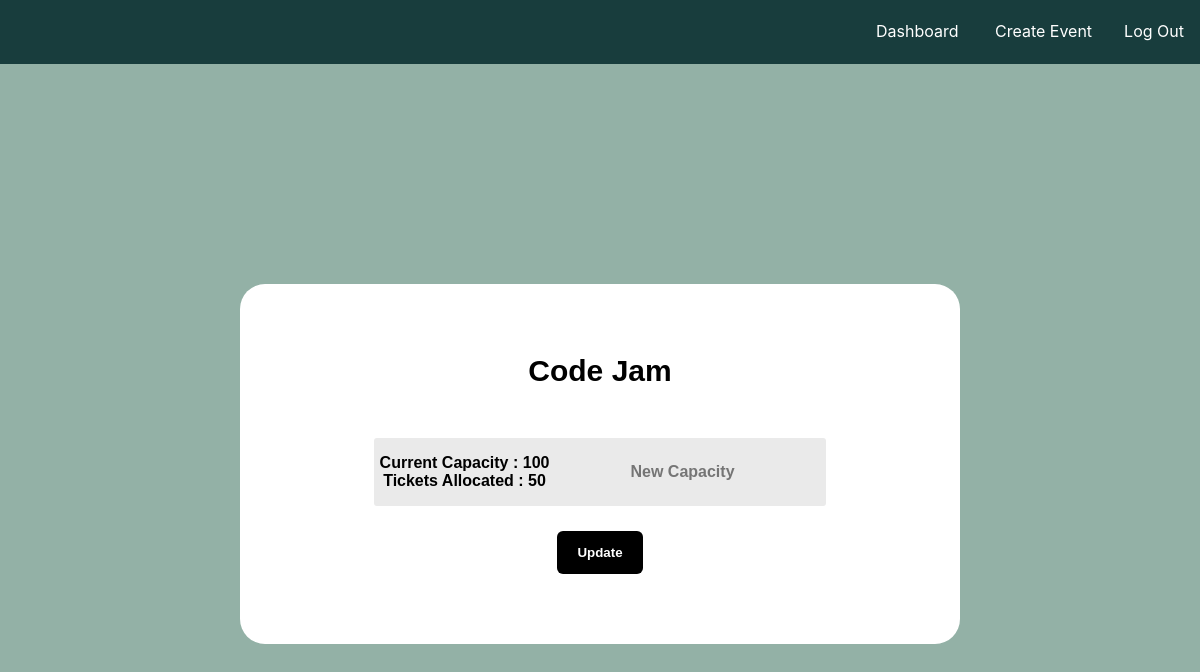
The page /events/edit/2 (signed in) on the database its author committed.
### content/models.py (models this page shows, shortened)
class Event(db.Model):
    __tablename__ = 'event'
    id = db.Column(db.Integer, primary_key = True)
    name = db.Column(db.Text())
    description = db.Column(db.Text())
    date = db.Column(db.Date)   # 1-1 with html type="date"
    start_time = db.Column(db.Time)
    duration = db.Column(db.Time)
    capacity = db.Column(db.Integer)
    tickets_allocated = db.Column(db.Integer, default=0)
    location = db.Column(db.Text())
    cancelled = db.Column(db.Boolean, default=False)
    tickets = db.relationship('Ticket', back_populates='event')
    barcodes = db.relationship('Barcode', back_populates='events')

### eventbyte.py (the view, shortened to what this page needs)
@login_required
@app.route('/events/edit/<int:event_id>', methods=['GET','POST'])
def edit_event(event_id):
   if isSuperUser(current_user):
      try:
         event = Event.query.get(event_id)
      except Exception as e:
         print(e)
         print(f"Erorr occured trying to get details for event {event_id}")
         flash("Error fetching event details", "error")
         return redirect(url_for('all_events'))
      if event is None:
         print("Event does not exist")
         flash("This event doesn't exist", "error")
         return redirect(url_for('all_events'))
      if request.method == 'GET':
         return render_template('/pages/events/edit-event.html',
                                 event = event
                              )
   else:
      flash("Only superusers can edit events", "error")
      return redirect(url_for('dashboard'))

### eventbyte.py (called while the page is built)
@login_manager.user_loader
def load_user(user_id):
   return User.query.get(int(user_id))

def isSuperUser(user) -> bool:
   try:
      super_user = SuperUser.query.get(user.id)
      if super_user:
            return True
      else:
            return False
   except Exception as e:
      print("Error occurred trying to determine if this user was a superuser")
      print(e)
      return False

### templates/pages/events/edit-event.html (shortened to what this page needs)
{% extends 'components/base.html' %}
{% block css %}
<link rel="stylesheet" href="/static/css/tags/forms.css" type="text/css">
<link rel="stylesheet" href="/static/css/pages/events/edit-event.css" type="text/css">
{% endblock %}
{% block navbar %}
    {% include 'components/dashnav.html' %}
{% endblock %}
{% block content %}
<body>
    <div class="page-container">
        <div class="form-container">
            <form id="edit-form" action="/events/edit/{{ event.id }}" method="post">
                <h1> {{ event.name }} </h1>
                <fieldset>
                    <label>Current Capacity : {{ event.capacity }}
                           Tickets Allocated :  {{ event.tickets_allocated }}
                        <input
                            id="new_capacity"
                            name="new_capacity"
                            type="number"
                            min="1"
                            max="10000"
                            placeholder="New Capacity"
                            current_capacity = "{{ event.capacity }}"
                            tickets_allocated = "{{ event.tickets_allocated }}"
                        />
                    </label>
                </fieldset>
                <button class="update" type="submit">Update</button>
            </form>
        </div>
    </div>
</body>
{% endblock %}

### static/css/pages/base_styles.css (style rules this page uses)
body { background-color: #93B1A6 ; font-family: Inter, system-ui, Avenir, Helvetica, Arial, sans-serif; margin: 0; padding: 0; }
h1, h2 { color: #164c31; }

### static/css/tags/forms.css (style rules this page uses)
.form-container { display: flex; flex-direction: column; justify-content: center; align-self: center; font-family: WF Visual Sans, sans-serif; font-weight: bold; max-width: 600 }
fieldset { border: None; text-decoration-color: green; max-width: 9; }
form { max-width: 700px; position: relative; background: #ffffff; padding: 50px 120px 70px; text-align: center; border-radius: 25px; }
form h1 { font-size: 30px; margin-bottom: 30px; color: black; position: relative; }
form label { background: #eaeaea; margin: 15px 0; border-radius: 3px; display: flex; align-items: center; }
input, select, option, textarea { width: 100%; background: transparent; border: None; outline: 0; padding: 25px 15px; font-family: sans-serif; font-weight: bold;; }
button { background-color: black; color: white; padding: 14px 20px; border-radius: 6px; border: None; cursor: pointer; transition: background-color 0.3s; font-weight: bold; }

### static/css/pages/events/edit-event.css (style rules this page uses)
.page-container { display: flex; justify-content: center; align-items: center; height: 100vh; }
input { text-align: center; font-size: 1rem; }

### static/css/components/dashnav.css (style rules this page uses)
button { background-color: black; color: white; padding: 14px 20px; border-radius: 6px; border: None; cursor: pointer; transition: background-color 0.3s; font-weight: bold; }

### rows shown on the page
Event: name "Code Jam", capacity "100", tickets_allocated "50"
